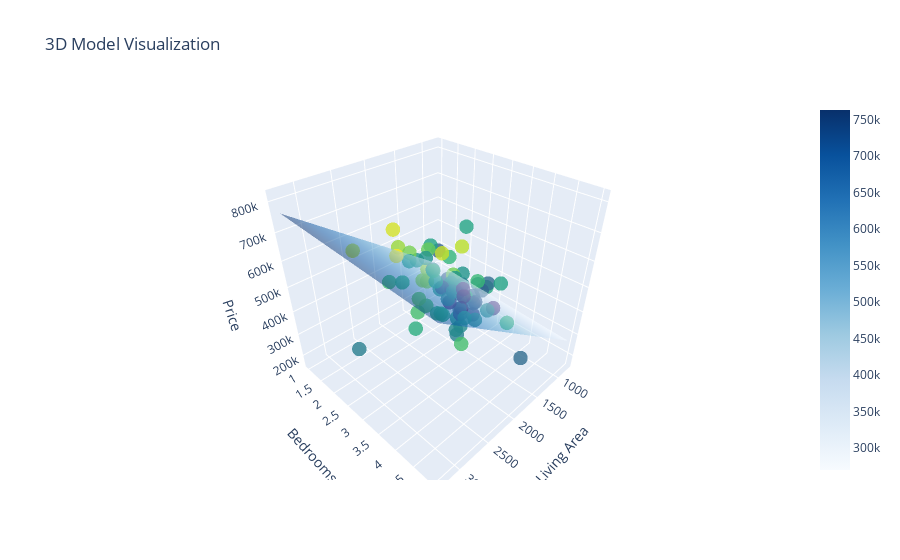

Write notebook code for a chart like this one.
### Code cell
visualize_model_3D(X1, X2, Y_train, lin_model.intercept_, lin_model.coef_, 40)
